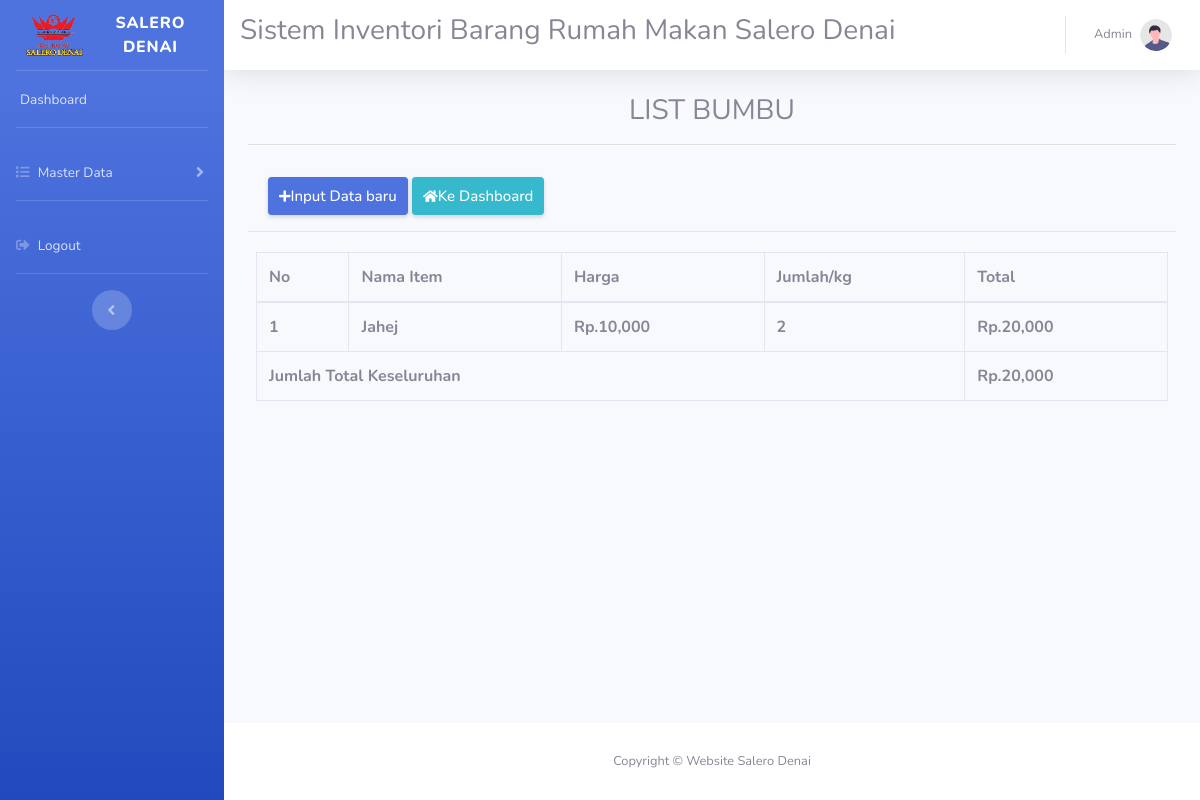
Screenshot of /listbumbu.php with the database file from the repository.
### tables this page shows
CREATE TABLE `bumbu` (
  `nama_item` varchar(20) NOT NULL,
  `hargaperkg` int(11) DEFAULT NULL,
  `jumlah` varchar(20) DEFAULT NULL,
  `total` int(11) DEFAULT NULL
);

### listbumbu.php (the view, shortened to what this page needs)
<!DOCTYPE html>
<html lang="en">
<head>
    <link href="./assets/vendor/fontawesome-free/css/all.min.css" rel="stylesheet" type="text/css">
    <link href="./assets/css/sb-admin-2.min.css" rel="stylesheet">
    <link rel='stylesheet' href='https://cdn-uicons.flaticon.com/2.0.0/uicons-regular-rounded/css/uicons-regular-rounded.css'>
</head>
<body id="page-top">
    <div id="wrapper">
        <ul class="navbar-nav bg-gradient-primary sidebar sidebar-dark accordion" id="accordionSidebar">
            <a class="sidebar-brand d-flex align-items-center justify-content-center" href="index.php">
                <img src="./assets/img/logo-remove.png" alt="" width ="40%">
                <div class="sidebar-brand-text mx-2">Salero Denai <sup></sup></div>
            </a>
            <hr class="sidebar-divider my-0">
            <li class="nav-item">
                <a class="nav-link" href="index.php">
                    <span>Dashboard</span></a>
            </li>
            <hr class="sidebar-divider">
            <li class="nav-item">
                <a class="nav-link collapsed" href="#" data-toggle="collapse" data-target="#collapseTwo"
                    aria-expanded="true" aria-controls="collapseTwo">
                    <i class="fas fa-list"></i>
                    <span>Master Data</span>
                </a>
            </li>
            <hr class="sidebar-divider">
            <li class="nav-item">
                <a class="nav-link" href="login.php">
                    <i class="fas fa-sign-out-alt"></i>
                    <span>Logout</span></a>
            </li>
            <hr class="sidebar-divider d-none d-md-block">
            <div class="text-center d-none d-md-inline">
                <button class="rounded-circle border-0" id="sidebarToggle"></button>
            </div>
        </ul>
        <div id="content-wrapper" class="d-flex flex-column">
            <div id="content">
                <nav class="navbar navbar-expand navbar-light bg-white topbar mb-4 static-top shadow">
                <marquee><h3>Sistem Inventori Barang Rumah Makan Salero Denai</h3></marquee>
                    <ul class="navbar-nav ml-auto">
                        <li class="nav-item dropdown no-arrow">
                            <a class="nav-link dropdown-toggle" href="#" id="userDropdown" role="button"
                                data-toggle="dropdown" aria-haspopup="true" aria-expanded="false">
                                <span class="mr-2 d-none d-lg-inline text-gray-600 small">Admin</span>
                                <img class="img-profile rounded-circle"
                                    src="img/undraw_profile.svg">
                            </a>
                        </li>
                    </ul>
                </nav>
                <div class="container-fluid">
                    <h3 class="text-center blue">LIST BUMBU</h3>
                    <hr>
                        <div class="card-header py-3">
                            <a href="sayuran.php" class="d-none d-sm-inline-block btn btn-sm btn-primary shadow-sm"
                                style="padding: 7px 10px; font-weight: 500; font-size: 15px;">
                                <i class="fas fa-plus fa-sm text-white"></i>Input Data baru</a>
                                <a href="index.php" class="d-none d-sm-inline-block btn btn-sm btn-info shadow-sm"
                                style="padding: 7px 10px; font-weight: 500; font-size: 15px;">
                                <i class="fas fa-home fa-sm text-white"></i>Ke Dashboard</a>
                            </div>
                        <div class="row">
                             <div class="card-body">
                                        <div class="table-responsive">
                                                <table class="table table-bordered" id="dataTable" width="100%" cellspacing="0">
                                                        <thead>
                                                            <tr>
                                                                <th>No</th>
                                                                <th>Nama Item</th>
                                                                <th>Harga</th>
                                                                <th>Jumlah/kg</th>
                                                                <th>Total</th>
                                                            </tr>
                                                        </thead>
                                                        <?php
                                                        include 'koneksi.php';
                                                            $no = 1;
                                                            $total = 0;
                                                            $data = mysqli_query($db, "SELECT * FROM bumbu");
                                                                while($d = mysqli_fetch_array($data)){
                                                                    $total += $d["total"];
                                                            ?>
                                                            <tr>
                                                                <th><?php echo $no++; ?></th>
                                                                <th><?php echo $d['nama_item']; ?></th>
                                                                <th>Rp.<?php echo number_format ($d['hargaperkg']);?></th>
                                                                <th><?php echo $d['jumlah'];?></th>
                                                                <th>Rp.<?php echo number_format ($d['total']);?></th>
                                                            </tr>
                                                            <?php
                                                                }
                                                            ?>
                                                                <tr>
                                                                    <td colspan = "4"><b>Jumlah Total Keseluruhan</b></td>
                                                                    <td><b>Rp.<?php echo number_format($total);?></b></td>
                                                                </tr>
                                                </table>
                                        </div>
                                </div>
                        </div>
                </div>
            </div>
            <footer class="sticky-footer bg-white">
                <div class="container my-auto">
                    <div class="copyright text-center my-auto">
                        <span>Copyright &copy; Website Salero Denai</span>
                    </div>
                </div>
            </footer>
        </div>
    </div>
</body>
</html>

### rows the page displays
bumbu: nama_item "Jahej", hargaperkg "10,000", jumlah "2", total "20,000"

### other values shown
$total "20,000"
